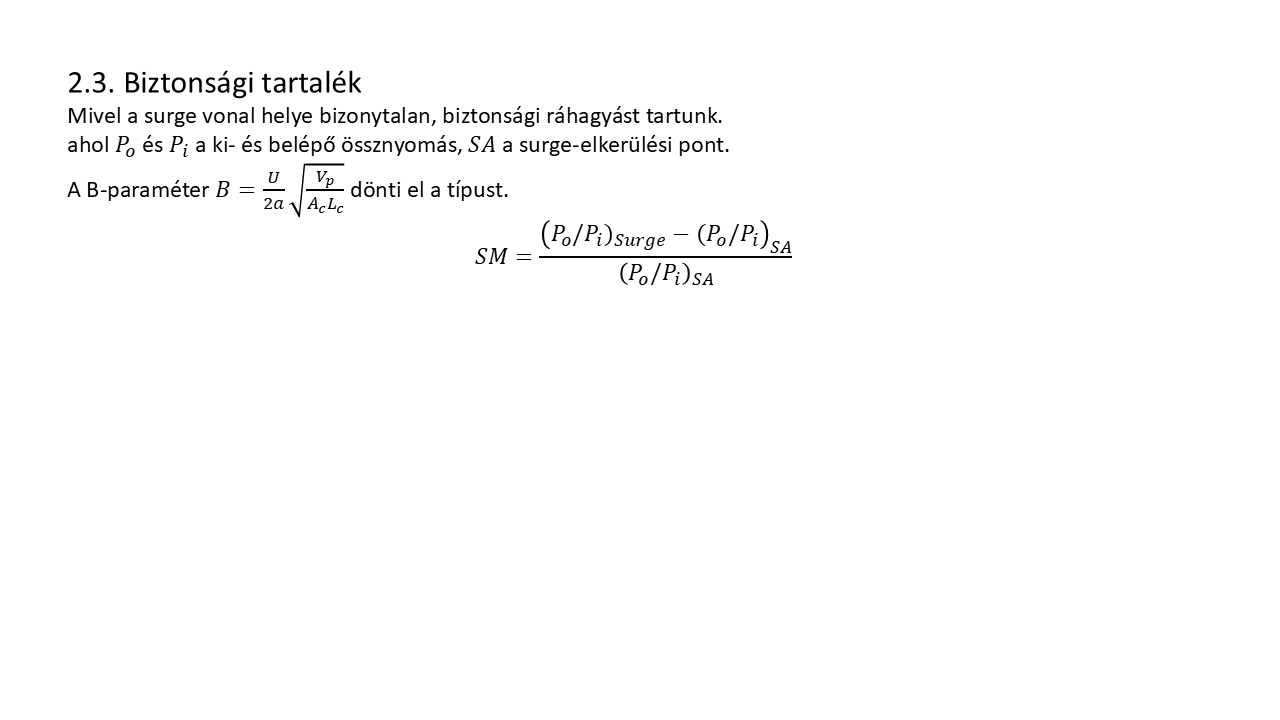

Generate this figure with Python:
"""Mini-env teszt 2: _omml.py valós kevert sorral + block képlettel."""
import sys, os
sys.path.insert(0, os.path.dirname(os.path.dirname(os.path.abspath(__file__))))
from pathlib import Path
from pptx import Presentation
from pptx.util import Inches, Pt
import _omml

print("OMML available:", _omml.available())

prs = Presentation(); prs.slide_width = Inches(13.33); prs.slide_height = Inches(7.5)
slide = prs.slides.add_slide(prs.slide_layouts[6])
tf = slide.shapes.add_textbox(Inches(0.6), Inches(0.6), Inches(12), Inches(6)).text_frame
tf.word_wrap = True
tf.paragraphs[0].text = "2.3. Biztonsági tartalék"
tf.paragraphs[0].runs[0].font.size = Pt(24)

lines = [
    "Mivel a surge vonal helye bizonytalan, biztonsági ráhagyást tartunk.",
    "ahol $P_o$ és $P_i$ a ki- és belépő össznyomás, $SA$ a surge-elkerülési pont.",
    "A B-paraméter $B = \\frac{U}{2a}\\sqrt{\\frac{V_p}{A_c L_c}}$ dönti el a típust.",
]
for ln in lines:
    xml = _omml.inline_paragraph_xml(ln)
    if xml:
        _omml.append_paragraph(tf, xml)
    else:
        p = tf.add_paragraph(); p.text = ln

# block
xml = _omml.block_paragraph_xml(r"SM = \frac{(P_o/P_i)_{Surge} - (P_o/P_i)_{SA}}{(P_o/P_i)_{SA}}")
_omml.append_paragraph(tf, xml)

out = Path(__file__).parent / "test2.pptx"
prs.save(str(out)); print("Mentve:", out)
